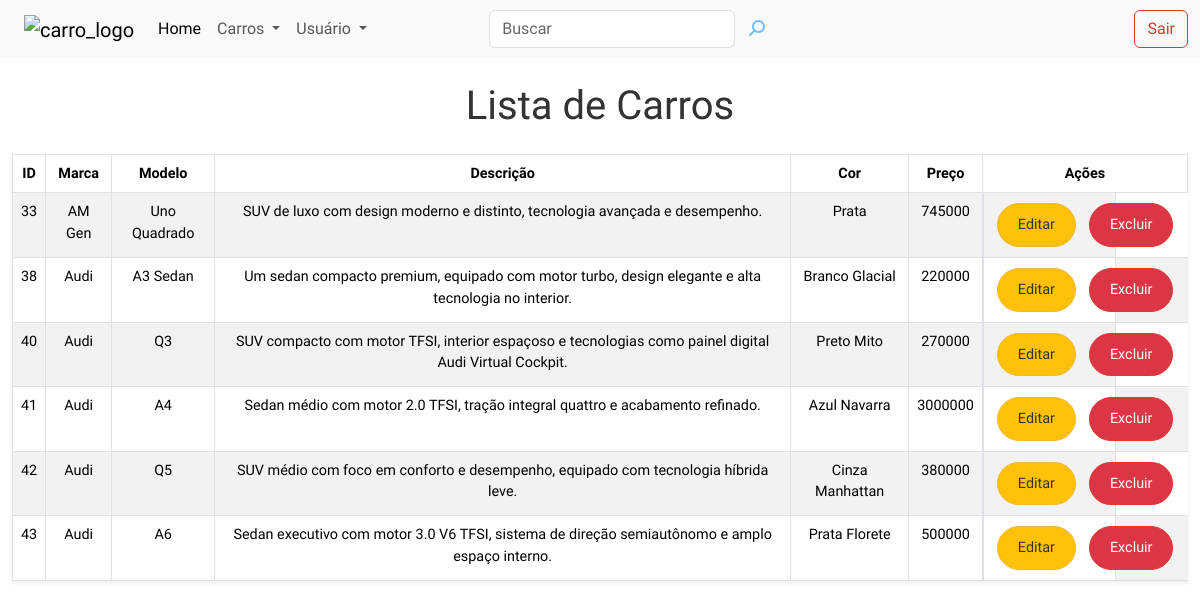
The app's page /listaVeiculos.php, older data.
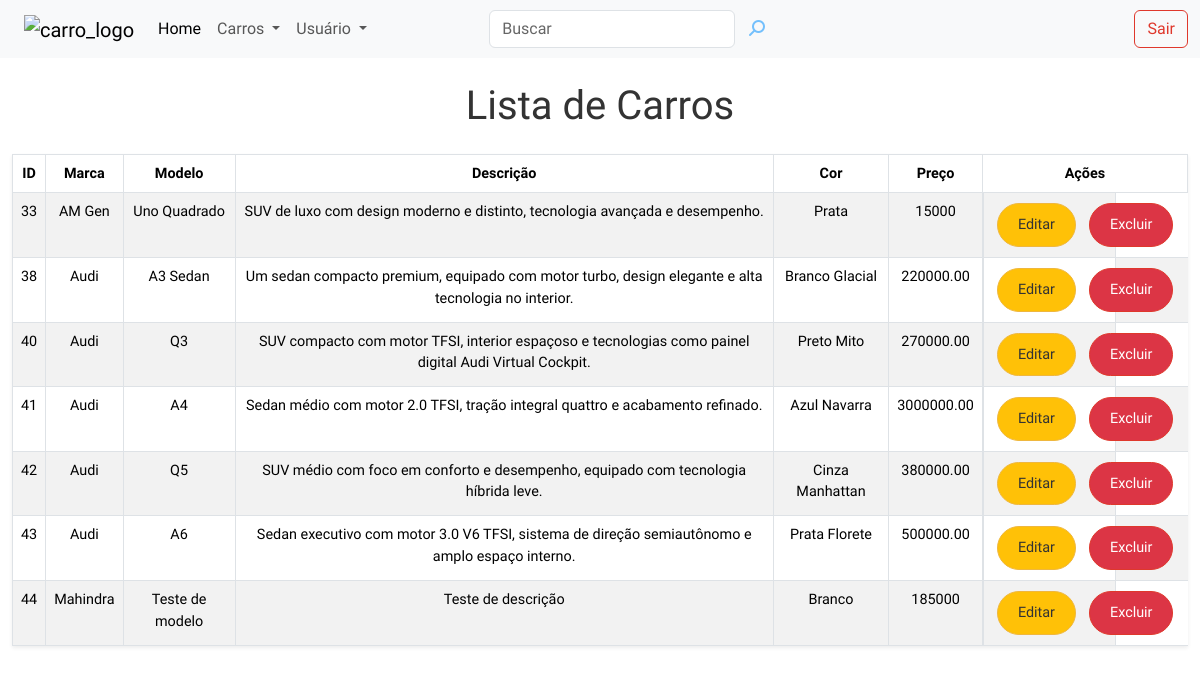
The same page, newer data.
### tables this page shows
CREATE TABLE `carros` (
  `id` int NOT NULL,
  `marca` varchar(200) NOT NULL,
  `modelo` varchar(100) NOT NULL,
  `preco` varchar(30) NOT NULL,
  `descricao` varchar(200) NOT NULL,
  `cor` varchar(50) NOT NULL,
  `imagem` varchar(100) NOT NULL
);

CREATE TABLE `brands` (
  `id` int NOT NULL,
  `name` varchar(255) NOT NULL,
  `category` varchar(10) NOT NULL
);

### listaVeiculos.php (the view, shortened to what this page needs)
<?php
    include 'conexao.php';
    $sqlListagem = "SELECT carros.id, brands.name as marca, modelo, descricao, cor, preco
                    FROM carros
                    JOIN brands ON brands.id = carros.marca";
    $resultado = $conn->query($sqlListagem);
    $termoPesquisa= isset($_POST['pesquisa']) ? $_POST['pesquisa'] : '';
    if($conn) {
        $stmt = $conn->prepare("SELECT carros.id, brands.name as marca, modelo, descricao, cor, preco
                        FROM carros
                        JOIN brands ON brands.id = carros.marca
                        WHERE carros.id LIKE ? OR brands.name LIKE ? OR modelo LIKE ? OR cor LIKE ? OR preco LIKE ?");
        $termoPesquisa = "%" . $termoPesquisa . "%";
        $stmt->bind_param('sssss', $termoPesquisa, $termoPesquisa, $termoPesquisa, $termoPesquisa, $termoPesquisa);
        $stmt->execute();
        $resultado = $stmt->get_result();
    }
?>
<!DOCTYPE html>
<html lang="pt-BR">
<head>
    <link href="https://bootswatch.com/5/united/bootstrap.min.css" rel="stylesheet">
    <link rel="stylesheet" href="src/style/index.css">
    <link rel="stylesheet" href="https://cdn.jsdelivr.net/npm/sweetalert2@11.6.8/dist/sweetalert2.min.css">
    <link rel="stylesheet" href="https://cdnjs.cloudflare.com/ajax/libs/font-awesome/6.5.0/css/all.min.css">
</head>
<header class="header">
    <nav class="navbar navbar-expand-lg bg-body-tertiary">
        <div class="container-fluid">
            <a class="navbar-brand" href="paginaInicial.php"><img class="logo" src="img/perfil/car.png" alt="carro_logo"></a>
            <div class="collapse navbar-collapse" id="navbarSupportedContent">
                <ul class="navbar-nav me-auto mb-2 mb-lg-0">
                    <li class="nav-item">
                        <a class="nav-link active" aria-current="page" href="paginaInicial.php">Home</a>
                    </li>
                    <li class="nav-item dropdown">
                        <a class="nav-link dropdown-toggle" role="button" data-bs-toggle="dropdown" aria-expanded="false" id="dropdownMenuLink">
                            Carros
                        </a>
                    </li>
                    <li class="nav-item dropdown">
                        <a class="nav-link dropdown-toggle" role="button" data-bs-toggle="dropdown" aria-expanded="false" id="dropdownMenuLink1">
                            Usuário
                        </a>
                    </li>
                </ul>
                <form class="d-flex" role="search" method="POST">
                    <input class="form-control me-2" type="search" name="pesquisa" placeholder="Buscar" aria-label="Search" style="margin-left:10px">
                    <button type="submit" style="border: none; background: none"><i class="fa-solid fa-magnifying-glass fa-rotate-90" style="color: #74C0FC; margin-top: 2px"></i></button>
                </form>
                <a class="btn btn-outline-danger" href="login.php">Sair</a>
            </div>
        </div>
    </nav>
</header>
<body>
<div class="container">
    <h1 class="my-4 text-center">Lista de Carros</h1>
    <?php if ($resultado->num_rows > 0): ?>
        <table class="table table-striped table-hover table-bordered shadow-sm">
            <thead>
            <tr>
                <th>ID</th>
                <th>Marca</th>
                <th>Modelo</th>
                <th>Descrição</th>
                <th>Cor</th>
                <th>Preço</th>
                <th>Ações</th>
            </tr>
            </thead>
            <tbody>
            <?php
            while ($row = $resultado->fetch_assoc()) {
                echo "<tr>";
                echo "<td>" . $row['id'] . "</td>";
                echo "<td>" . $row['marca'] . "</td>";
                echo "<td>" . $row['modelo'] . "</td>";
                echo "<td>" . $row['descricao'] . "</td>";
                echo "<td>" . $row['cor'] . "</td>";
                echo "<td>" . $row['preco'] . "</td>";
                echo "<td class='d-flex justify-content-start'>";
                echo "<button class='btn btn-warning btn-editar me-2' data-id='" . $row['id'] .
                    "' data-marca='" . $row['marca'] .
                    "' data-modelo='" . $row['modelo'] .
                    "' data-descricao='" . $row['descricao'] .
                    "' data-cor='" . $row['cor'] .
                    "' data-preco='" . $row['preco'] .
                    "'>Editar</button>";
                echo "<button class='btn btn-danger btn-excluir' data-id='" . $row['id'] . "'>Excluir</button>";
                echo "</td>";
                echo "</tr>";
            }
            ?>
            </tbody>
        </table>
    <?php else: ?>
        <p class="alert alert-warning">Não há carros registrados!</p>
    <?php endif; ?>
</div>
</body>
</html>

### src/style/index.css (style rules this page uses)
.header { background-color: red; }
.d-flex { margin-right: 35%; }
.container-fluid { margin-left: 1%; }
.logo { height: 40px; width: 40px; }
table { margin-top: 20px; font-size: 0.9rem; width: 100%; }
th, td { padding: 8px; text-align: center; }
th { background-color: #007bff; color: white; }
td { background-color: #f9f9f9; }
tbody tr:nth-child(even) { background-color: #f2f2f2; }
.btn-editar, .btn-excluir { margin: 2px 5px; font-size: 0.8rem; }
.container { max-width: 900px; margin: 0 auto; }
.btn-editar, .btn-excluir { padding: 10px 20px; font-size: 0.9rem; border-radius: 25px; text-decoration: none; display: inline-block; transition: transform 0.3s ease, background-color 0.3s ease; }
.btn-editar { background-color: #ffc107; color: #333; }
.btn-excluir { background-color: #dc3545; color: white; }
.container { max-width: 1200px; margin: 0 auto; }

Row changes from the older to the newer data that the page shows:
changed carros "Uno Quadrado": preco "745000" → "15000"
changed carros "A3 Sedan": preco "220000" → "220000.00"
changed carros "Preto Mito": preco "270000" → "270000.00"
changed carros "Sedan médio com motor 2.0 TFSI, tração integral quattro e acabamento refinado.": preco "3000000" → "3000000.00"
changed carros "Cinza Manhattan": preco "380000" → "380000.00"
changed carros "Prata Florete": preco "500000" → "500000.00"
added carros: id "44", brands.name "Mahindra", modelo "Teste de modelo", descricao "Teste de descrição", cor "Branco", preco "185000"
